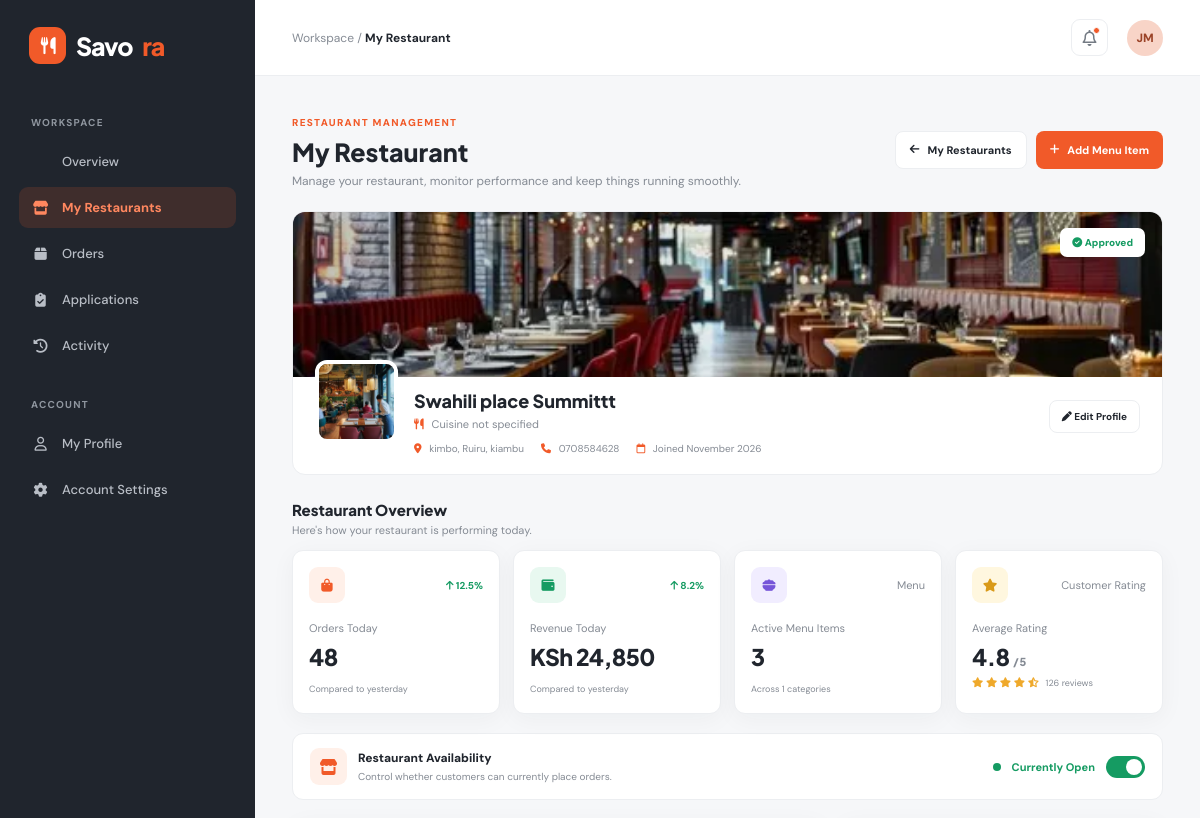
/applicants/my-restaurants/2/ (signed in, upper part), run on an earlier commit of the app's database.
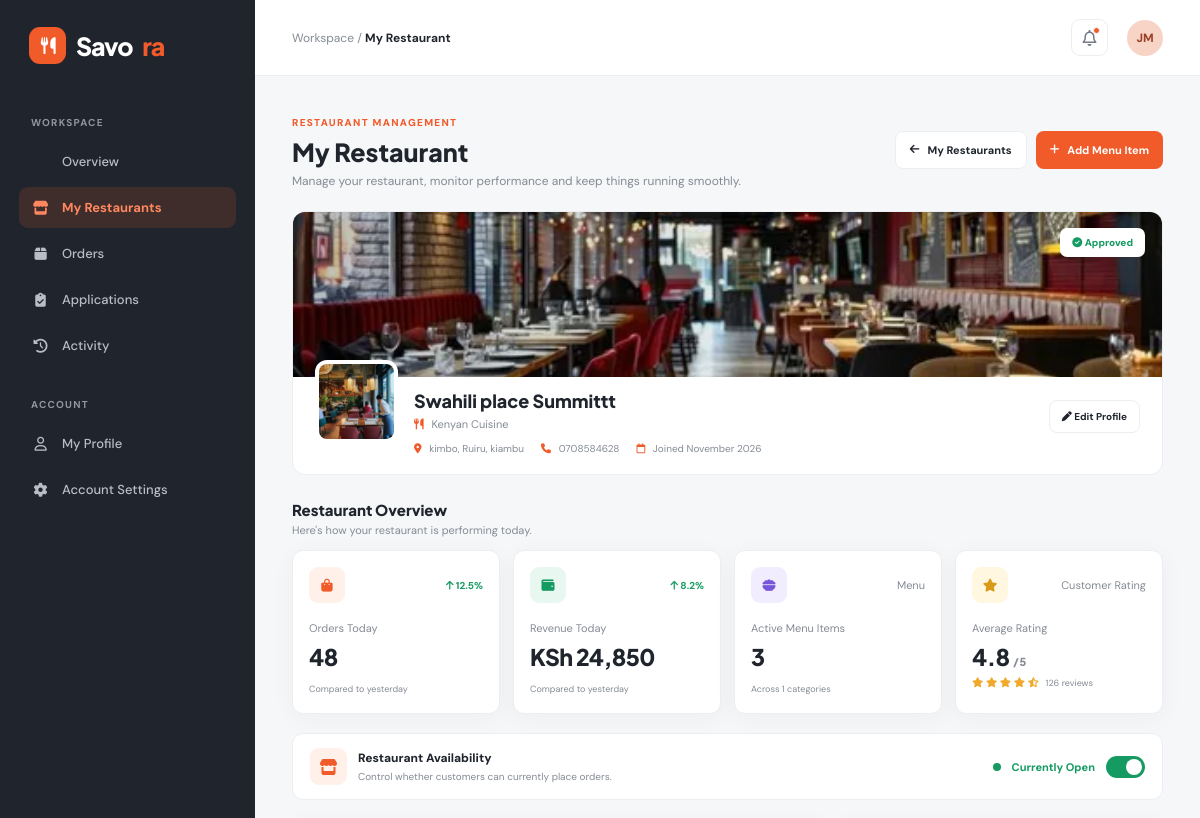
And on a later commit of the database.
### food_delivery/models.py (models this page shows, shortened)
class Restaurant(models.Model):
    STATUS_CHOICES = [
        ('pending', 'Pending Approval'),
        ('approved', 'Approved'),
        ('rejected', 'Rejected'),
        ('suspended', 'Suspended'),
    ]
    owner = models.ForeignKey(
        User,
        on_delete=models.CASCADE,
        related_name='restaurants'
    )
    name = models.CharField(max_length=200)
    description = models.TextField()
    cuisine = models.ForeignKey(
        Cuisine,
        on_delete=models.SET_NULL,
        null=True,
        blank=True,
        related_name='restaurants'
    )
    logo = models.ImageField(
        upload_to='restaurants/logos/',
        blank=True,
        null=True
    )
    cover_image = models.ImageField(
        upload_to='restaurants/covers/',
        blank=True,
        null=True
    )
    phone = models.CharField(max_length=20)
    email = models.EmailField(blank=True)
    country = models.CharField(max_length=100, default='Kenya')
    county = models.CharField(max_length=100)
    town = models.CharField(max_length=100)
    area = models.CharField(
        max_length=150,
        help_text='Estate or neighbourhood, e.g. Kimbo'
    )
    street = models.CharField(max_length=150, blank=True)
    building = models.CharField(max_length=150, blank=True)
    landmark = models.CharField(max_length=200, blank=True)
    additional_directions = models.TextField(blank=True)
    status = models.CharField(
        max_length=20,
        choices=STATUS_CHOICES,
        default='pending'
    )
    created_at = models.DateTimeField(auto_now_add=True)
    updated_at = models.DateTimeField(auto_now=True)
    class Meta:
        ordering = ['-created_at']

class Cuisine(models.Model):
    name = models.CharField(max_length=100, unique=True)
    description = models.TextField(blank=True)
    class Meta:
        ordering = ['name']
        verbose_name_plural = 'Cuisines'

### Restaurant_Applicants/views.py (the view)
def manage_restaurant(request, restaurant_id):
    restaurant = get_object_or_404(
        Restaurant,
        id=restaurant_id,
        owner=request.user,
        status='approved'
    )
    menu_items = (
        restaurant.menu_items
        .select_related('category')
        .filter(is_active=True)
        .order_by('-created_at')[:5]
    )
    active_menu_items_count = restaurant.menu_items.filter(
        is_active=True
    ).count()
    menu_category_count = restaurant.menu_items.filter(
        is_active=True
    ).values('category_id').distinct().count()
    context = {
        'restaurant': restaurant,
        'menu_items': menu_items,
        'active_menu_items_count': active_menu_items_count,
        'menu_category_count': menu_category_count,
    }
    return render(
        request,
        'Restaurant_Applicants/my-restaurant/manage_restaurant.html',
        context
    )

### Restaurant_Applicants/templates/Restaurant_Applicants/my-restaurant/manage_restaurant.html (shortened to what the changed rows need)
{% extends 'Restaurant_Applicants/base.html' %}
{% block content %}
<div class="manage-restaurant-page">
    <header class="page-header">
        <div>
            <h1>My Restaurant</h1>
        </div>
    </header>
    <section class="restaurant-profile">
        <div class="cover">
            {% if restaurant.cover_image %}
                <img src="{{ restaurant.cover_image.url }}"
                     alt="{{ restaurant.name }} cover">
            {% else %}
                <div class="cover-placeholder">
                    <i class="fa-solid fa-utensils"></i>
                </div>
            {% endif %}
            <span class="approved-badge">
                <i class="fa-solid fa-circle-check"></i>
                {{ restaurant.get_status_display }}
            </span>
        </div>
        <div class="profile-content">
            <div class="restaurant-logo">
                {% if restaurant.logo %}
                    <img src="{{ restaurant.logo.url }}"
                         alt="{{ restaurant.name }} logo">
                {% else %}
                    <i class="fa-solid fa-utensils"></i>
                {% endif %}
            </div>
            <div class="profile-info">
                <h2>{{ restaurant.name }}</h2>
                <p class="cuisine">
                    <i class="fa-solid fa-utensils"></i>
                    {% if restaurant.cuisine %}
                        {{ restaurant.cuisine.name }}
                    {% else %}
                        Cuisine not specified
                    {% endif %}
                </p>
                <div class="profile-meta">
                    <span>
                        <i class="fa-solid fa-location-dot"></i>
                        {{ restaurant.area }}, {{ restaurant.town }}, {{ restaurant.county }}
                    </span>
                    <span>
                        <i class="fa-solid fa-phone"></i>
                        {{ restaurant.phone }}
                    </span>
                    <span>
                        <i class="fa-regular fa-calendar"></i>
                        Joined {{ restaurant.created_at|date:"F Y" }}
                    </span>
                </div>
            </div>
        </div>
    </section>
    <div class="section-heading">
        <div>
            <h2>Restaurant Overview</h2>
        </div>
    </div>
</div>
{% endblock %}

What changed in the data, as far as the page shows it:
changed Restaurant "Swahili place Summittt": cuisine.name (not shown) → "Kenyan Cuisine"
Also different on the page:
text no longer shown: "Cuisine not specified"
